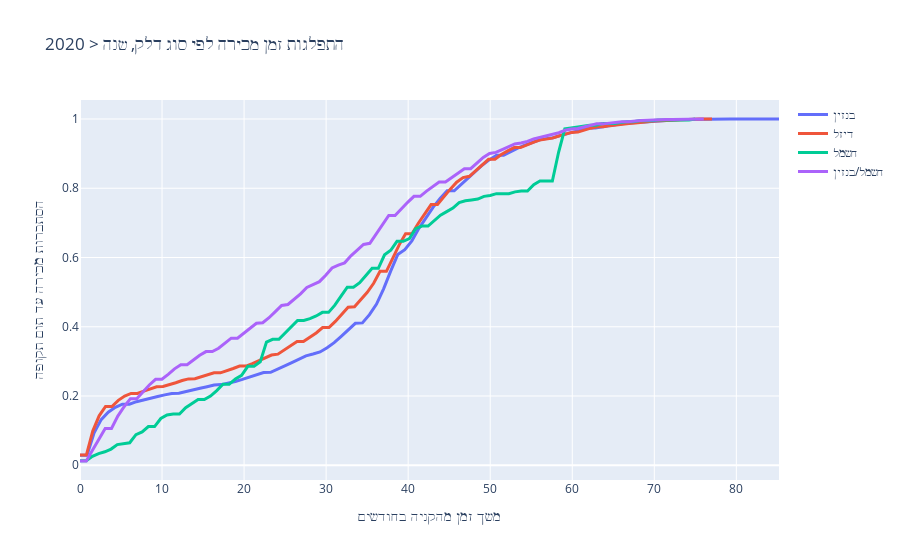

This figure's notebook cell:
### Code cell
plot_deals(traded.query("year < 2020"), title='התפלגות זמן מכירה לפי סוג דלק, שנה < 2020')
